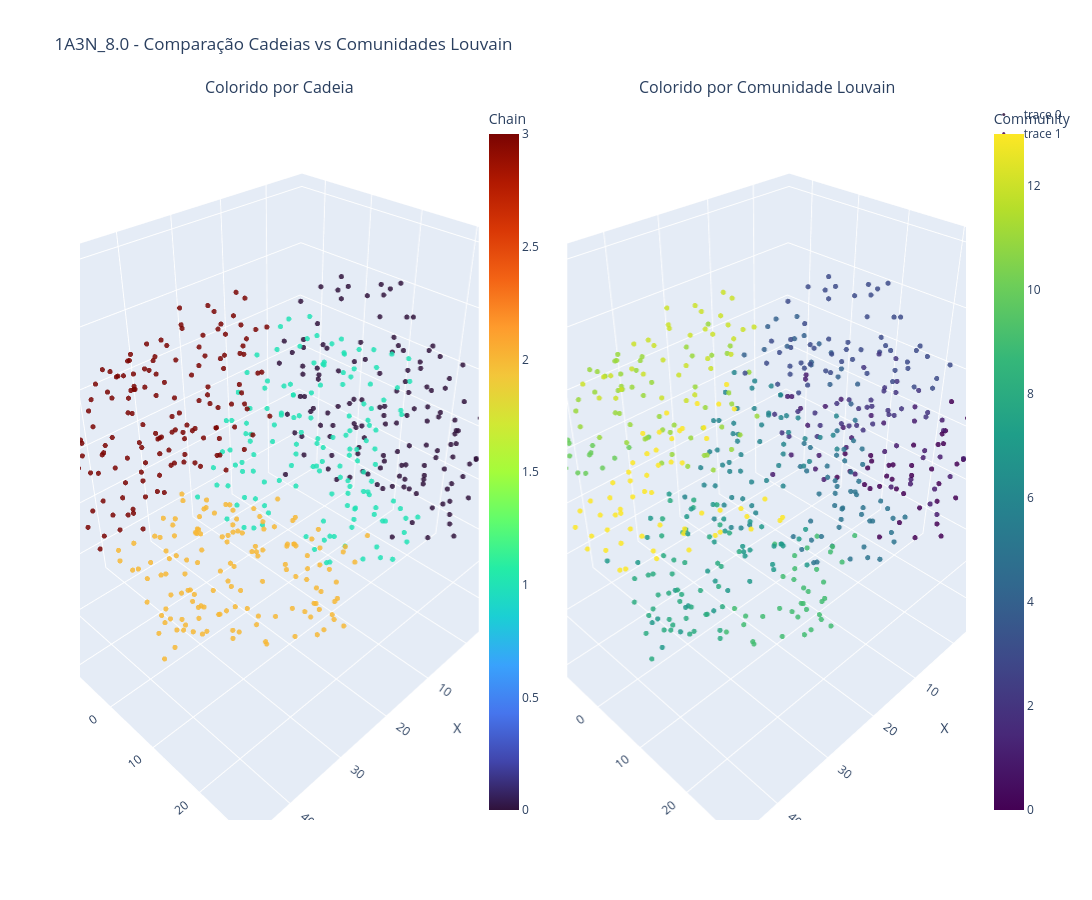

The notebook cell saved with this chart:
### Code cell
from plotly.subplots import make_subplots
import plotly.graph_objects as go
import networkx as nx

# ==========================================================
# Mapeamento das cadeias para cores
# ==========================================================

all_chains = sorted(
    set(
        nx.get_node_attributes(
            G,
            "chain"
        ).values()
    )
)

chain_to_id = {
    chain:i
    for i,chain in enumerate(all_chains)
}

# ==========================================================
# Coordenadas
# ==========================================================

node_x = []
node_y = []
node_z = []

chain_colors = []
community_colors = []

hover_text = []

for node in G.nodes():

    node_x.append(
        G.nodes[node]["x"]
    )

    node_y.append(
        G.nodes[node]["y"]
    )

    node_z.append(
        G.nodes[node]["z"]
    )

    chain_colors.append(
        chain_to_id[
            G.nodes[node]["chain"]
        ]
    )

    community_colors.append(
        louvain_membership[node]
    )

    hover_text.append(
        f"Node: {node}<br>"
        f"Chain: {G.nodes[node]['chain']}<br>"
        f"Resid: {G.nodes[node]['resid']}"
    )

# ==========================================================
# Figura com 2 cenas 3D
# ==========================================================

fig = make_subplots(
    rows=1,
    cols=2,

    specs=[
        [
            {"type":"scene"},
            {"type":"scene"}
        ]
    ],

    subplot_titles=(
        "Colorido por Cadeia",
        "Colorido por Comunidade Louvain"
    )
)

# ==========================================================
# Cadeias
# ==========================================================

fig.add_trace(

    go.Scatter3d(

        x=node_x,
        y=node_y,
        z=node_z,

        mode="markers",

        marker=dict(

            size=3,

            color=chain_colors,

            colorscale="Turbo",

            opacity=0.85,

            colorbar=dict(
                title="Chain",
                x=0.45
            )
        ),

        text=hover_text,

        hoverinfo="text"

    ),

    row=1,
    col=1
)

# ==========================================================
# Comunidades Louvain
# ==========================================================

fig.add_trace(

    go.Scatter3d(

        x=node_x,
        y=node_y,
        z=node_z,

        mode="markers",

        marker=dict(

            size=3,

            color=community_colors,

            colorscale="Viridis",

            opacity=0.85,

            colorbar=dict(
                title="Community",
                x=1.02
            )
        ),

        text=hover_text,

        hoverinfo="text"

    ),

    row=1,
    col=2
)

# ==========================================================
# Layout
# ==========================================================

fig.update_layout(

    title=(nome_proteina+"_"+str(cutoff)+" - Comparação "
        "Cadeias vs Comunidades Louvain"
    ),

    width=1800,
    height=900,

    scene=dict(
        aspectmode="data",
        xaxis_title="X",
        yaxis_title="Y",
        zaxis_title="Z"
    ),

    scene2=dict(
        aspectmode="data",
        xaxis_title="X",
        yaxis_title="Y",
        zaxis_title="Z"
    )
)

fig.show()

### Figure 1 — Plotly figure (JSON) as saved in the notebook; plotly's stock layout.template omitted (floating-point values rounded to 4 significant figures; data arrays with more than 128 entries replaced by an {"elided": "..."} marker saying what was removed)
{"data": [{"hoverinfo": "text", "marker": {"color": {"elided": "572 int values"}, "colorbar": {"title": {"text": "Chain"}, "x": 0.45}, "colorscale": [[0, "#30123b"], [0.07143, "#4145ab"], [0.1429, "#4675ed"], [0.2143, "#39a2fc"], [0.2857, "#1bcfd4"], [0.3571, "#24eca6"], [0.4286, "#61fc6c"], [0.5, "#a4fc3b"], [0.5714, "#d1e834"], [0.6429, "#f3c63a"], [0.7143, "#fe9b2d"], [0.7857, "#f36315"], [0.8571, "#d93806"], [0.9286, "#b11901"], [1, "#7a0402"]], "opacity": 0.85, "size": 3}, "mode": "markers", "scene": "scene", "text": {"elided": "572 str values"}, "type": "scatter3d", "x": {"elided": "572 float values"}, "y": {"elided": "572 float values"}, "z": {"elided": "572 float values"}}, {"hoverinfo": "text", "marker": {"color": {"elided": "572 int values"}, "colorbar": {"title": {"text": "Community"}, "x": 1.02}, "colorscale": [[0, "#440154"], [0.1111, "#482878"], [0.2222, "#3e4989"], [0.3333, "#31688e"], [0.4444, "#26828e"], [0.5556, "#1f9e89"], [0.6667, "#35b779"], [0.7778, "#6ece58"], [0.8889, "#b5de2b"], [1, "#fde725"]], "opacity": 0.85, "size": 3}, "mode": "markers", "scene": "scene2", "text": {"elided": "572 str values"}, "type": "scatter3d", "x": {"elided": "572 float values"}, "y": {"elided": "572 float values"}, "z": {"elided": "572 float values"}}], "layout": {"annotations": [{"font": {"size": 16}, "showarrow": false, "text": "Colorido por Cadeia", "x": 0.225, "xanchor": "center", "xref": "paper", "y": 1, "yanchor": "bottom", "yref": "paper"}, {"font": {"size": 16}, "showarrow": false, "text": "Colorido por Comunidade Louvain", "x": 0.775, "xanchor": "center", "xref": "paper", "y": 1, "yanchor": "bottom", "yref": "paper"}], "height": 900, "scene": {"aspectmode": "data", "domain": {"x": [0, 0.45], "y": [0, 1]}, "xaxis": {"title": {"text": "X"}}, "yaxis": {"title": {"text": "Y"}}, "zaxis": {"title": {"text": "Z"}}}, "scene2": {"aspectmode": "data", "domain": {"x": [0.55, 1], "y": [0, 1]}, "xaxis": {"title": {"text": "X"}}, "yaxis": {"title": {"text": "Y"}}, "zaxis": {"title": {"text": "Z"}}}, "title": {"text": "1A3N_8.0 - Comparação Cadeias vs Comunidades Louvain"}, "width": 1800}}
